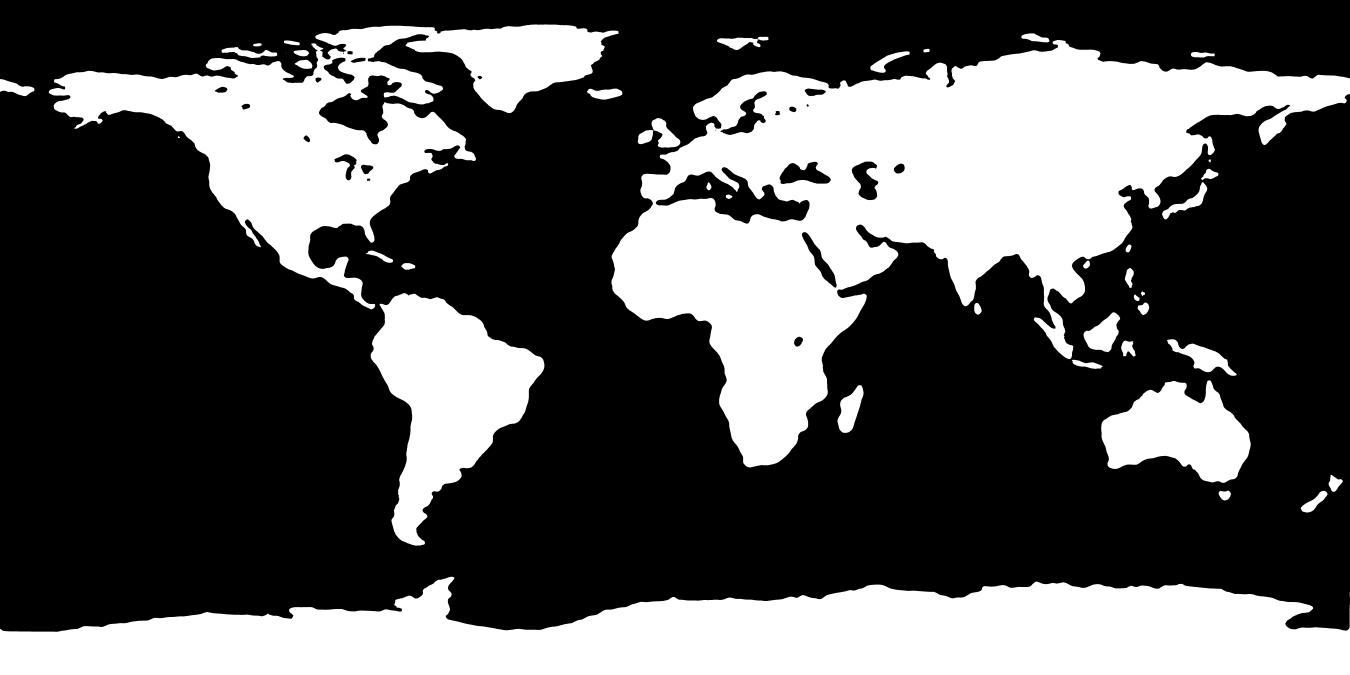
#> input picture src/assets/issview/world-map.png, 10800 x 5400 px (shown at 1/8 size)
$ python -i weatherview.py   (imports and definitions only)   (older library calls are emulated)
#> lines starting #> are read from the running program, lines starting #| are printed output that depends on the picture; after the words box and inside, x2 and y2 are one past the last pixel; in counts of white or black regions, pixels touching at a corner belong together
#> further down, picture is the input picture: PIL image 10800x5400 L; 34.1% white; 44 white regions (1 under 20 px), largest, box (x1, y1, x2, y2) and area: (4892, 320, 10800, 3739) 8071656, (0, 4614, 10800, 5400) 6010920, (390, 196, 4948, 2475) 3327721
from PIL import Image, ImageDraw, ImageFont
from io import BytesIO

from cfg import FONTS, ENV_VALUES, SRC_BASE
from datetime import datetime

from transitions import Transitions

import time
import requests
import threading
import os

request_e = threading.Event()

new_frames = []
last_updated = 0
radar_api_updated = False

weather_data = {}
weather_api_updated = False

api_error = False

LOCATIONS = [
    {
        "name": "Calgary",
        "lat": 51.030436,
        "lon": -114.065720
    },
    {
        "name": "Seattle",
        "lat": 47.6062,
        "lon": -122.3321
    },
    {
        "name": "Tokyo",
        "lat": 35.6762,
        "lon": 139.6503
    },
    {
        "name": "Berlin",
        "lat": 52.5200,
        "lon": 13.4050
    },
    {
        "name": "London",
        "lat": 51.5074,
        "lon": -0.1278
    }
]

class WeatherView():
    FRAME_INTERVAL = 1300 # ms.
    HOLD_TIME = 2600 # ms.

    FORECAST_INTERVAL = 14000 # ms.

    RADAR_LOOPS = 4

    API_INTERVAL = 300 # s.

    LOCATION_COLOR = "lightsteelblue"

    # [196 lines left out: functions __init__, run, check_api_interval, check_update, update_frames, draw_location and 2 more, not called in this run]

class TimeDisplay():
    INTERVAL = 16 # s.

    UPDATE_INTERVAL = 500
    BG_COLOR = "black"
    FONT_COLOR = (170, 170, 170)

    def __init__(self, matrix, press_event):
        self._matrix = matrix
        self._press_event = press_event

    # [36 lines left out: functions show_time, create_time_frame, not called in this run]

class TemperatureData():
    BG_COLOR = "black"

    def __init__(self, matrix, location):
        self._matrix = matrix
        self._location = location

    # [211 lines left out: functions generate_temperature_image, draw_location_text, draw_current_temp, draw_forecast, get_icon, request_thread, not called in this run]

class WeatherData():
    EXCLUDE = "minutely,hourly"

    # [8 lines left out: function update, not called in this run]

class RadarData():
    API_FILE_URL = "https://api.rainviewer.com/public/weather-maps.json"

    NUMBER_PAST = 5     # Max 12.
    NUMBER_NOWCAST = 3  # Max 3.

    LATITUDE = 51.030436
    LONGITUDE = -114.065720

    ZOOM = 5
    COLOR = 2
    SMOOTH = 0
    SNOW = 1

    def __init__(self):
        self._api_file = None

    # [18 lines left out: function update, not called in this run]

    def get_api_file(self):
        self._api_file = requests.get(self.API_FILE_URL).json()

    # [45 lines left out: functions get_past_radar, get_nowcast_radar, not called in this run]

    def convert_image(self, image):
        image = image.convert("RGB")
        resized = image.resize((64, 64), Image.BOX)
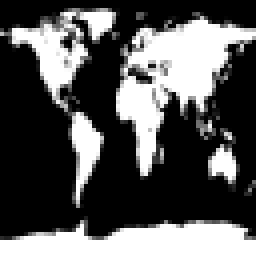
#> resized: PIL image 64x64 RGB (shown 4 times larger); min 0, max 255, mean 86.9
        cropped = resized.crop((0, 15, 64, 47))
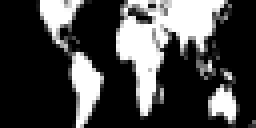
#> cropped: PIL image 64x32 RGB (shown 4 times larger); min 0, max 255, mean 70.1
        return cropped

# [5 lines left out: function msleep, not called in this run]

>>> from PIL import Image
>>> picture = Image.open('../assets/issview/world-map.png')
>>> result = RadarData().convert_image(picture)
